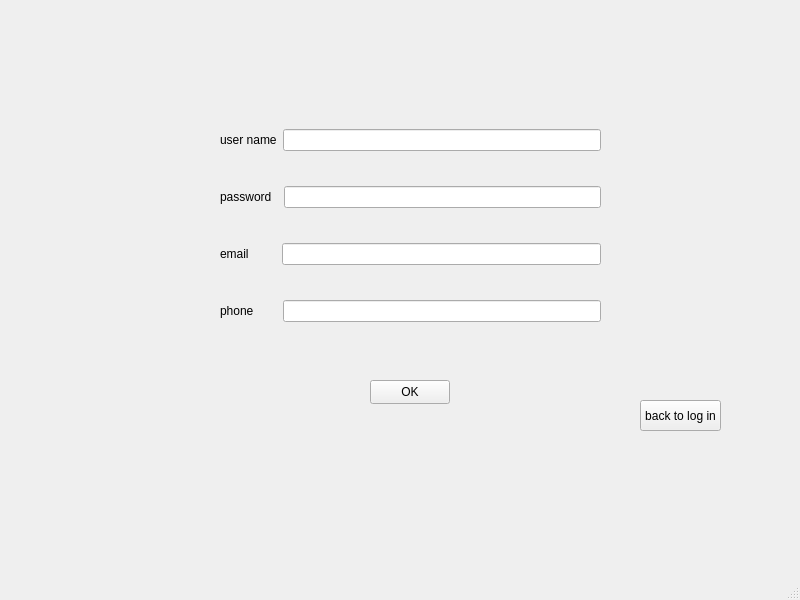
<?xml version="1.0" encoding="UTF-8"?>
<ui version="4.0">
 <class>sign_up</class>
 <widget class="QMainWindow" name="sign_up">
  <property name="geometry">
   <rect>
    <x>0</x>
    <y>0</y>
    <width>800</width>
    <height>600</height>
   </rect>
  </property>
  <property name="windowTitle">
   <string>MainWindow</string>
  </property>
  <widget class="QWidget" name="centralwidget">
   <widget class="QPushButton" name="button_1">
    <property name="geometry">
     <rect>
      <x>640</x>
      <y>400</y>
      <width>81</width>
      <height>31</height>
     </rect>
    </property>
    <property name="text">
     <string>back to log in</string>
    </property>
   </widget>
   <widget class="QPushButton" name="button_2">
    <property name="geometry">
     <rect>
      <x>370</x>
      <y>380</y>
      <width>80</width>
      <height>24</height>
     </rect>
    </property>
    <property name="text">
     <string>OK</string>
    </property>
   </widget>
   <widget class="QWidget" name="layoutWidget">
    <property name="geometry">
     <rect>
      <x>220</x>
      <y>100</y>
      <width>381</width>
      <height>251</height>
     </rect>
    </property>
    <layout class="QVBoxLayout" name="verticalLayout">
     <item>
      <layout class="QHBoxLayout" name="horizontalLayout">
       <item>
        <widget class="QLabel" name="label">
         <property name="text">
          <string>user name</string>
         </property>
        </widget>
       </item>
       <item>
        <widget class="QLineEdit" name="lineEdit"/>
       </item>
      </layout>
     </item>
     <item>
      <layout class="QHBoxLayout" name="horizontalLayout_2">
       <item>
        <widget class="QLabel" name="label_2">
         <property name="text">
          <string>password  </string>
         </property>
        </widget>
       </item>
       <item>
        <widget class="QLineEdit" name="lineEdit_2"/>
       </item>
      </layout>
     </item>
     <item>
      <layout class="QHBoxLayout" name="horizontalLayout_3">
       <item>
        <widget class="QLabel" name="label_3">
         <property name="text">
          <string>email        </string>
         </property>
        </widget>
       </item>
       <item>
        <widget class="QLineEdit" name="lineEdit_3"/>
       </item>
      </layout>
     </item>
     <item>
      <layout class="QHBoxLayout" name="horizontalLayout_4">
       <item>
        <widget class="QLabel" name="label_4">
         <property name="text">
          <string>phone       </string>
         </property>
        </widget>
       </item>
       <item>
        <widget class="QLineEdit" name="lineEdit_4"/>
       </item>
      </layout>
     </item>
    </layout>
   </widget>
  </widget>
  <widget class="QMenuBar" name="menubar">
   <property name="geometry">
    <rect>
     <x>0</x>
     <y>0</y>
     <width>800</width>
     <height>21</height>
    </rect>
   </property>
  </widget>
  <widget class="QStatusBar" name="statusbar"/>
 </widget>
 <resources/>
 <connections/>
</ui>
